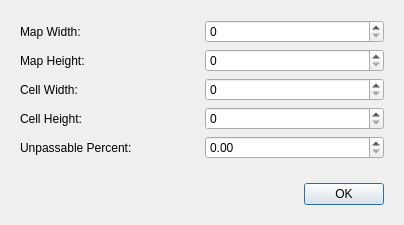
<?xml version="1.0" encoding="UTF-8"?>
<ui version="4.0">
 <class>MapSettingsDialog</class>
 <widget class="QDialog" name="MapSettingsDialog">
  <property name="geometry">
   <rect>
    <x>0</x>
    <y>0</y>
    <width>404</width>
    <height>219</height>
   </rect>
  </property>
  <property name="windowTitle">
   <string>Dialog</string>
  </property>
  <layout class="QVBoxLayout" name="verticalLayout">
   <item>
    <spacer name="verticalSpacer">
     <property name="orientation">
      <enum>Qt::Vertical</enum>
     </property>
     <property name="sizeHint" stdset="0">
      <size>
       <width>20</width>
       <height>40</height>
      </size>
     </property>
    </spacer>
   </item>
   <item>
    <widget class="QWidget" name="widget" native="true">
     <layout class="QGridLayout" name="gridLayout">
      <item row="2" column="0">
       <widget class="QLabel" name="label_3">
        <property name="text">
         <string>Cell Width:</string>
        </property>
       </widget>
      </item>
      <item row="0" column="0">
       <widget class="QLabel" name="label">
        <property name="text">
         <string>Map Width:</string>
        </property>
       </widget>
      </item>
      <item row="0" column="1">
       <widget class="QSpinBox" name="spinBox_mapWidth"/>
      </item>
      <item row="2" column="1">
       <widget class="QSpinBox" name="spinBox_cellWidth"/>
      </item>
      <item row="1" column="1">
       <widget class="QSpinBox" name="spinBox_mapHeight"/>
      </item>
      <item row="1" column="0">
       <widget class="QLabel" name="label_2">
        <property name="text">
         <string>Map Height:</string>
        </property>
       </widget>
      </item>
      <item row="3" column="0">
       <widget class="QLabel" name="label_4">
        <property name="text">
         <string>Cell Height:</string>
        </property>
       </widget>
      </item>
      <item row="3" column="1">
       <widget class="QSpinBox" name="spinBox_cellHeight"/>
      </item>
      <item row="4" column="0">
       <widget class="QLabel" name="label_unpassablePercentTitle">
        <property name="text">
         <string>Unpassable Percent: </string>
        </property>
       </widget>
      </item>
      <item row="4" column="1">
       <widget class="QDoubleSpinBox" name="doubleSpinBox_unpassablePercent"/>
      </item>
     </layout>
    </widget>
   </item>
   <item>
    <widget class="QWidget" name="widget_2" native="true">
     <layout class="QHBoxLayout" name="horizontalLayout">
      <item>
       <spacer name="horizontalSpacer">
        <property name="orientation">
         <enum>Qt::Horizontal</enum>
        </property>
        <property name="sizeHint" stdset="0">
         <size>
          <width>284</width>
          <height>20</height>
         </size>
        </property>
       </spacer>
      </item>
      <item>
       <widget class="QPushButton" name="pushButton_ok">
        <property name="text">
         <string>OK</string>
        </property>
       </widget>
      </item>
     </layout>
    </widget>
   </item>
   <item>
    <spacer name="verticalSpacer_2">
     <property name="orientation">
      <enum>Qt::Vertical</enum>
     </property>
     <property name="sizeHint" stdset="0">
      <size>
       <width>20</width>
       <height>40</height>
      </size>
     </property>
    </spacer>
   </item>
  </layout>
 </widget>
 <resources/>
 <connections/>
</ui>
